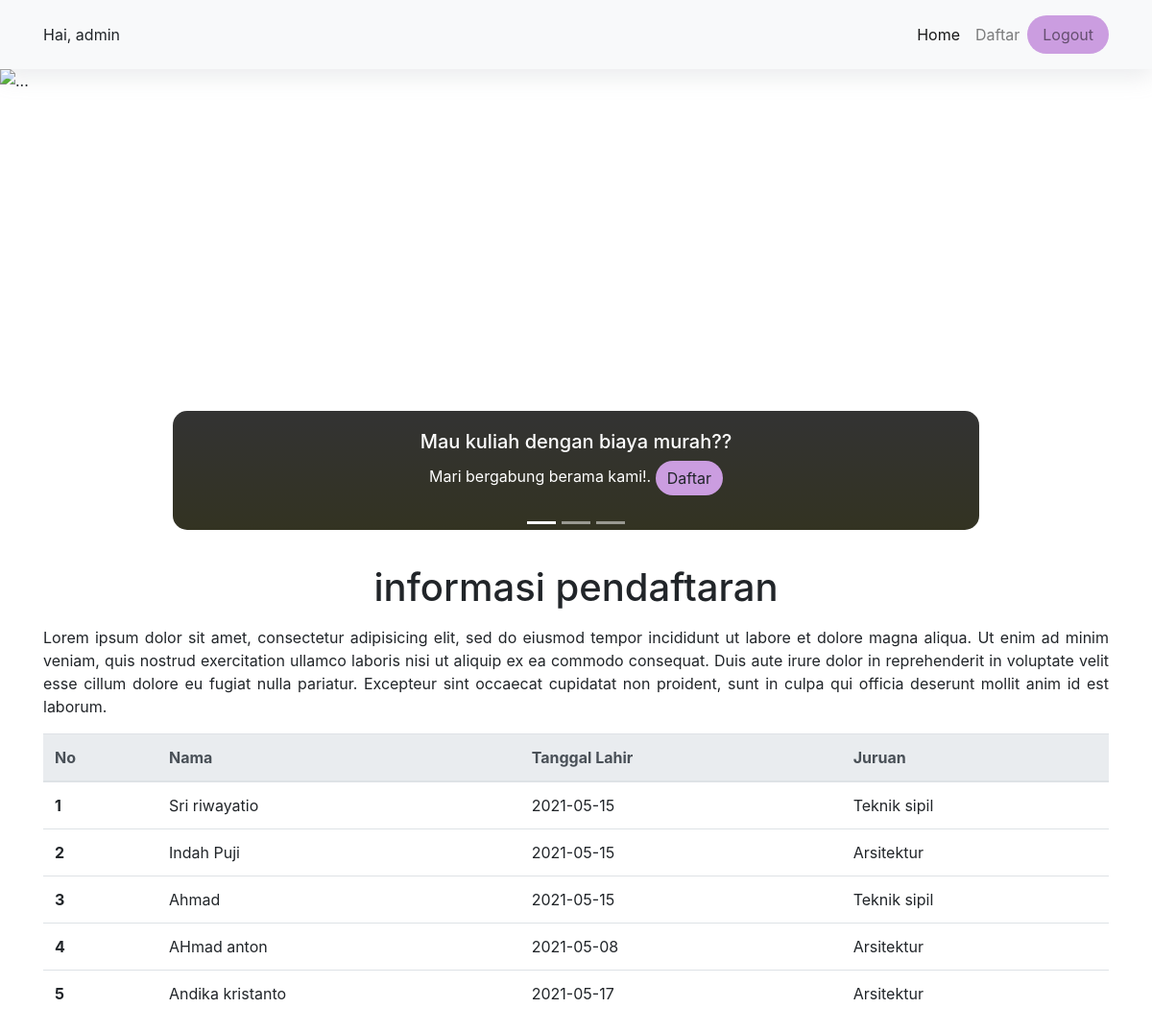
The app's page /mahasiswa/dashboard.php (signed in) with its own data.
### tables this page shows
CREATE TABLE `mahasiswa` (
  `id_mhs` int(11) NOT NULL,
  `nama` varchar(255) NOT NULL,
  `jenkel` varchar(10) NOT NULL,
  `jurusan` varchar(20) NOT NULL,
  `alamat` text NOT NULL,
  `tanggal` date NOT NULL
);

### mahasiswa/dashboard.php (the view, shortened to what this page needs)
<!DOCTYPE html>
<html>
<head>
	<link rel="stylesheet" href="https://cdn.jsdelivr.net/npm/bootstrap@4.6.0/dist/css/bootstrap.min.css">
    <link rel="stylesheet" type="text/css" href="../assets/css/style.css">
</head>
<body>
	<?php
	include '../config/koneksi_db.php';
	$data = mysqli_query($conn,"SELECT*FROM mahasiswa");
	 ?>
	<nav class="navbar navbar-expand-lg navbar-light bg-light p-3">
		<div class="container">
		  <span>Hai, <?= $_SESSION['username']?></span>
		  <div class="collapse navbar-collapse" id="navbarNav">
		    <ul class="navbar-nav ml-auto">
		      <li class="nav-item active">
		        <a class="nav-link" href="dashboard.php">Home <span class="sr-only">(current)</span></a>
		      </li>
		      <li class="nav-item">
		        <a class="nav-link" href="tambah.php">Daftar</a>
		      </li>
		      <li class="nav-item">
		        <a href="../config/act_logout.php" class="nav-link btn btn-danger pr-3 pl-3" onclick="return confirm('Apakah anda ingin keluar?')">Logout</a>
		      </li>
		    </ul>
		  </div>
	  	</div>
	</nav>
	<div id="carouselExampleIndicators" class="carousel slide" data-ride="carousel">
	  <ol class="carousel-indicators">
	    <li data-target="#carouselExampleIndicators" data-slide-to="0" class="active"></li>
	    <li data-target="#carouselExampleIndicators" data-slide-to="1"></li>
	    <li data-target="#carouselExampleIndicators" data-slide-to="2"></li>
	  </ol>
	  <div class="carousel-inner">
	    <div class="carousel-item active">
	      <img src="../assets/img/bg1.jpg" class="d-block w-100" alt="...">
	      <div class="carousel-caption d-none d-lg-block">
	        <h5>Mau kuliah dengan biaya murah??</h5>
	        <p>Mari bergabung berama kami!. <a href="tambah.php" class="btn">Daftar</a></p>
	      </div>
	    </div>
	  </div>
	  <a class="carousel-control-prev" href="#carouselExampleIndicators" role="button" data-slide="prev">
	    <span class="carousel-control-prev-icon" aria-hidden="true"></span>
	  </a>
	  <a class="carousel-control-next" href="#carouselExampleIndicators" role="button" data-slide="next">
	    <span class="carousel-control-next-icon" aria-hidden="true"></span>
	  </a>
	</div>
	<div class="container">
		<h1 class="text-center mt-3">informasi pendaftaran</h1>
		<p class="text-justify mt-3">Lorem ipsum dolor sit amet, consectetur adipisicing elit, sed do eiusmod
		tempor incididunt ut labore et dolore magna aliqua. Ut enim ad minim veniam,
		quis nostrud exercitation ullamco laboris nisi ut aliquip ex ea commodo
		consequat. Duis aute irure dolor in reprehenderit in voluptate velit esse
		cillum dolore eu fugiat nulla pariatur. Excepteur sint occaecat cupidatat non
		proident, sunt in culpa qui officia deserunt mollit anim id est laborum.</p>
		<table class="table mt-3">
		  <thead class="thead-light">
		    <tr>
		      <th scope="col">No</th>
		      <th scope="col">Nama</th>
		      <th scope="col">Tanggal Lahir</th>
		      <th scope="col">Juruan</th>
		    </tr>
		  </thead>
		  <tbody>
		  	<?php $no=1; foreach ($data as $d):?>
		    <tr>
		      <th scope="row"><?php echo $no++ ?></th>
		      <td><?php echo $d['nama'] ?></td>
		      <td><?php echo $d['tanggal']; ?></td>
		      <td><?php echo $d['jurusan'] ?></td>
		    </tr>
		<?php endforeach ?>
		  </tbody>
		</table>
	</div>
</body>
</html>

### assets/css/style.css (style rules this page uses)
* { margin: 0; padding: 0; box-sizing: border-box; }
.btn { border-radius: 35px; background-color: #cb9de0; border: none; }
nav { box-shadow: rgba(149, 157, 165, 0.2) 0px 8px 24px; }
.carousel-inner img { height: 500px; object-fit: cover; }
.carousel-caption { background-image: linear-gradient(#333, #332); border-radius: 15px; }

### records on screen
mahasiswa: nama "Sri riwayatio", tanggal "2021-05-15", jurusan "Teknik sipil"
mahasiswa: nama "Indah Puji", tanggal "2021-05-15", jurusan "Arsitektur"
mahasiswa: nama "Ahmad", tanggal "2021-05-15", jurusan "Teknik sipil"
mahasiswa: nama "AHmad anton", tanggal "2021-05-08", jurusan "Arsitektur"
mahasiswa: nama "Andika kristanto", tanggal "2021-05-17", jurusan "Arsitektur"

### other values on screen
$_SESSION['username'] "admin"
